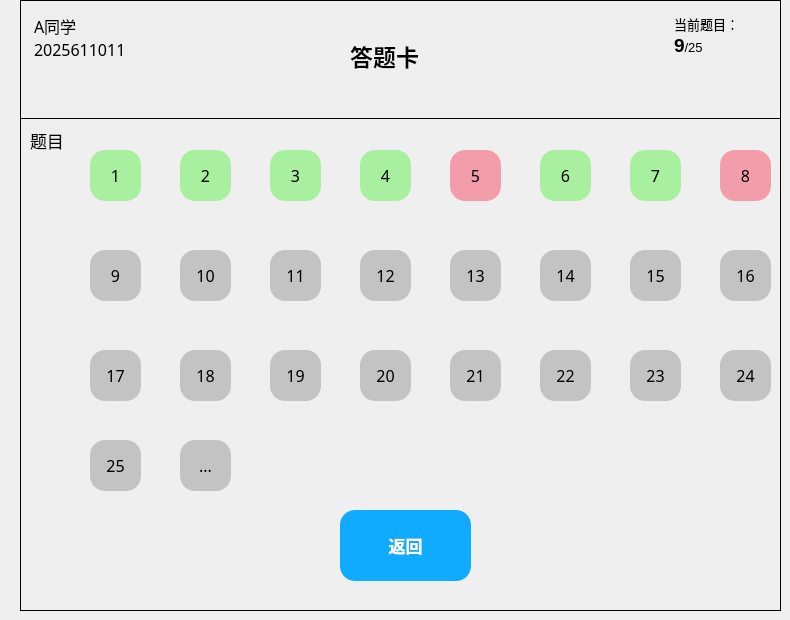
     <widget class="QWidget" name="page_12">
      <widget class="QFrame" name="frame_3">
       <property name="geometry">
        <rect>
         <x>20</x>
         <y>0</y>
         <width>761</width>
         <height>611</height>
        </rect>
       </property>
       <property name="sizePolicy">
        <sizepolicy hsizetype="Expanding" vsizetype="Expanding">
         <horstretch>0</horstretch>
         <verstretch>0</verstretch>
        </sizepolicy>
       </property>
       <property name="cursor">
        <cursorShape>ArrowCursor</cursorShape>
       </property>
       <property name="layoutDirection">
        <enum>Qt::LeftToRight</enum>
       </property>
       <property name="styleSheet">
        <string notr="true"/>
       </property>
       <property name="frameShape">
        <enum>QFrame::Panel</enum>
       </property>
       <property name="frameShadow">
        <enum>QFrame::Plain</enum>
       </property>
       <widget class="Line" name="line_3">
        <property name="geometry">
         <rect>
          <x>0</x>
          <y>110</y>
          <width>801</width>
          <height>16</height>
         </rect>
        </property>
        <property name="font">
         <font>
          <pointsize>4</pointsize>
         </font>
        </property>
        <property name="frameShadow">
         <enum>QFrame::Plain</enum>
        </property>
        <property name="orientation">
         <enum>Qt::Horizontal</enum>
        </property>
       </widget>
       <widget class="QTextBrowser" name="text_info_3">
        <property name="geometry">
         <rect>
          <x>10</x>
          <y>10</y>
          <width>171</width>
          <height>61</height>
         </rect>
        </property>
        <property name="font">
         <font>
          <family>微软雅黑</family>
          <pointsize>11</pointsize>
         </font>
        </property>
        <property name="styleSheet">
         <string notr="true">background-color: rgb(238, 238, 238);</string>
        </property>
        <property name="frameShape">
         <enum>QFrame::NoFrame</enum>
        </property>
        <property name="html">
         <string>&lt;!DOCTYPE HTML PUBLIC &quot;-//W3C//DTD HTML 4.0//EN&quot; &quot;http://www.w3.org/TR/REC-html40/strict.dtd&quot;&gt;
&lt;html&gt;&lt;head&gt;&lt;meta name=&quot;qrichtext&quot; content=&quot;1&quot; /&gt;&lt;meta charset=&quot;utf-8&quot; /&gt;&lt;style type=&quot;text/css&quot;&gt;
p, li { white-space: pre-wrap; }
hr { height: 1px; border-width: 0; }
li.unchecked::marker { content: &quot;\2610&quot;; }
li.checked::marker { content: &quot;\2612&quot;; }
&lt;/style&gt;&lt;/head&gt;&lt;body style=&quot; font-family:'微软雅黑'; font-size:11pt; font-weight:400; font-style:normal;&quot;&gt;
&lt;p style=&quot; margin-top:0px; margin-bottom:0px; margin-left:0px; margin-right:0px; -qt-block-indent:0; text-indent:0px;&quot;&gt;&lt;span style=&quot; font-family:'SimSun'; font-size:12pt;&quot;&gt;A同学&lt;/span&gt;&lt;/p&gt;
&lt;p style=&quot; margin-top:0px; margin-bottom:0px; margin-left:0px; margin-right:0px; -qt-block-indent:0; text-indent:0px;&quot;&gt;&lt;span style=&quot; font-family:'SimSun'; font-size:12pt;&quot;&gt;2025611011&lt;/span&gt;&lt;/p&gt;&lt;/body&gt;&lt;/html&gt;</string>
        </property>
       </widget>
       <widget class="QTextBrowser" name="exercise_current_3">
        <property name="geometry">
         <rect>
          <x>650</x>
          <y>10</y>
          <width>101</width>
          <height>81</height>
         </rect>
        </property>
        <property name="font">
         <font>
          <pointsize>9</pointsize>
         </font>
        </property>
        <property name="styleSheet">
         <string notr="true">background-color: rgb(238, 238, 238);</string>
        </property>
        <property name="frameShape">
         <enum>QFrame::NoFrame</enum>
        </property>
        <property name="html">
         <string>&lt;!DOCTYPE HTML PUBLIC &quot;-//W3C//DTD HTML 4.0//EN&quot; &quot;http://www.w3.org/TR/REC-html40/strict.dtd&quot;&gt;
&lt;html&gt;&lt;head&gt;&lt;meta name=&quot;qrichtext&quot; content=&quot;1&quot; /&gt;&lt;meta charset=&quot;utf-8&quot; /&gt;&lt;style type=&quot;text/css&quot;&gt;
p, li { white-space: pre-wrap; }
hr { height: 1px; border-width: 0; }
li.unchecked::marker { content: &quot;\2610&quot;; }
li.checked::marker { content: &quot;\2612&quot;; }
&lt;/style&gt;&lt;/head&gt;&lt;body style=&quot; font-family:'Microsoft YaHei UI'; font-size:9pt; font-weight:400; font-style:normal;&quot;&gt;
&lt;p style=&quot; margin-top:0px; margin-bottom:0px; margin-left:0px; margin-right:0px; -qt-block-indent:0; text-indent:0px;&quot;&gt;&lt;span style=&quot; font-family:'SimSun'; font-size:10pt;&quot;&gt;当前题目：&lt;/span&gt;&lt;/p&gt;
&lt;p style=&quot; margin-top:0px; margin-bottom:0px; margin-left:0px; margin-right:0px; -qt-block-indent:0; text-indent:0px;&quot;&gt;&lt;span style=&quot; font-family:'SimSun'; font-size:14pt; font-weight:600;&quot;&gt;9&lt;/span&gt;&lt;span style=&quot; font-family:'SimSun'; font-size:10pt;&quot;&gt;/25&lt;/span&gt;&lt;/p&gt;
&lt;p style=&quot;-qt-paragraph-type:empty; margin-top:0px; margin-bottom:0px; margin-left:0px; margin-right:0px; -qt-block-indent:0; text-indent:0px; font-family:'SimSun';&quot;&gt;&lt;br /&gt;&lt;/p&gt;&lt;/body&gt;&lt;/html&gt;</string>
        </property>
       </widget>
       <widget class="QPushButton" name="exercise_Q1_3">
        <property name="geometry">
         <rect>
          <x>70</x>
          <y>150</y>
          <width>51</width>
          <height>51</height>
         </rect>
        </property>
        <property name="font">
         <font>
          <family>微软雅黑</family>
          <pointsize>12</pointsize>
         </font>
        </property>
        <property name="styleSheet">
         <string notr="true">QPushButton{
background-color: rgb(168, 239, 160);
border-radius:15px
}
QPushButton:hover{
	background-color: rgb(217, 217, 217);
	border-radius:15px
}
QPushButton:pressed{
	padding-left:5px;
	padding-top:5px;
}</string>
        </property>
        <property name="text">
         <string>1</string>
        </property>
       </widget>
       <widget class="QLabel" name="label_title_3">
        <property name="geometry">
         <rect>
          <x>10</x>
          <y>120</y>
          <width>41</width>
          <height>41</height>
         </rect>
        </property>
        <property name="font">
         <font>
          <family>微软雅黑</family>
          <pointsize>13</pointsize>
         </font>
        </property>
        <property name="styleSheet">
         <string notr="true">border-bottom-left-radius:15px

</string>
        </property>
        <property name="frameShape">
         <enum>QFrame::WinPanel</enum>
        </property>
        <property name="frameShadow">
         <enum>QFrame::Sunken</enum>
        </property>
        <property name="text">
         <string>题目</string>
        </property>
       </widget>
       <widget class="QPushButton" name="exercise_Q2_3">
        <property name="geometry">
         <rect>
          <x>160</x>
          <y>150</y>
          <width>51</width>
          <height>51</height>
         </rect>
        </property>
        <property name="font">
         <font>
          <family>微软雅黑</family>
          <pointsize>12</pointsize>
         </font>
        </property>
        <property name="styleSheet">
         <string notr="true">QPushButton{
background-color: rgb(168, 239, 160);
border-radius:15px
}
QPushButton:hover{
	background-color: rgb(217, 217, 217);
	border-radius:15px
}
QPushButton:pressed{
	padding-left:5px;
	padding-top:5px;
}</string>
        </property>
        <property name="text">
         <string>2</string>
        </property>
       </widget>
       <widget class="QPushButton" name="exercise_Q5_3">
        <property name="geometry">
         <rect>
          <x>430</x>
          <y>150</y>
          <width>51</width>
          <height>51</height>
         </rect>
        </property>
        <property name="font">
         <font>
          <family>微软雅黑</family>
          <pointsize>12</pointsize>
         </font>
        </property>
        <property name="styleSheet">
         <string notr="true">QPushButton{
border-radius:15px;
background-color: rgb(244, 157, 170);
}
QPushButton:hover{
	background-color: rgb(217, 217, 217);
	border-radius:15px
}
QPushButton:pressed{
	padding-left:5px;
	padding-top:5px;
}</string>
        </property>
        <property name="text">
         <string>5</string>
        </property>
       </widget>
       <widget class="QPushButton" name="exercise_Q4_3">
        <property name="geometry">
         <rect>
          <x>340</x>
          <y>150</y>
          <width>51</width>
          <height>51</height>
         </rect>
        </property>
        <property name="font">
         <font>
          <family>微软雅黑</family>
          <pointsize>12</pointsize>
         </font>
        </property>
        <property name="styleSheet">
         <string notr="true">QPushButton{
background-color: rgb(168, 239, 160);
border-radius:15px
}
QPushButton:hover{
	background-color: rgb(217, 217, 217);
	border-radius:15px
}
QPushButton:pressed{
	padding-left:5px;
	padding-top:5px;
}</string>
        </property>
        <property name="text">
         <string>4</string>
        </property>
       </widget>
       <widget class="QPushButton" name="exercise_Q3_3">
        <property name="geometry">
         <rect>
          <x>250</x>
          <y>150</y>
          <width>51</width>
          <height>51</height>
         </rect>
        </property>
        <property name="font">
         <font>
          <family>微软雅黑</family>
          <pointsize>12</pointsize>
         </font>
        </property>
        <property name="styleSheet">
         <string notr="true">QPushButton{
background-color: rgb(168, 239, 160);
border-radius:15px
}
QPushButton:hover{
	background-color: rgb(217, 217, 217);
	border-radius:15px
}
QPushButton:pressed{
	padding-left:5px;
	padding-top:5px;
}</string>
        </property>
        <property name="text">
         <string>3</string>
        </property>
       </widget>
       <widget class="QPushButton" name="exercise_Q7_3">
        <property name="geometry">
         <rect>
          <x>610</x>
          <y>150</y>
          <width>51</width>
          <height>51</height>
         </rect>
        </property>
        <property name="font">
         <font>
          <family>微软雅黑</family>
          <pointsize>12</pointsize>
         </font>
        </property>
        <property name="styleSheet">
         <string notr="true">QPushButton{
background-color: rgb(168, 239, 160);
border-radius:15px
}
QPushButton:hover{
	background-color: rgb(217, 217, 217);
	border-radius:15px
}
QPushButton:pressed{
	padding-left:5px;
	padding-top:5px;
}</string>
        </property>
        <property name="text">
         <string>7</string>
        </property>
       </widget>
       <widget class="QPushButton" name="exercise_Q10_3">
        <property name="geometry">
         <rect>
          <x>160</x>
          <y>250</y>
          <width>51</width>
          <height>51</height>
         </rect>
        </property>
        <property name="font">
         <font>
          <family>微软雅黑</family>
          <pointsize>12</pointsize>
         </font>
        </property>
        <property name="styleSheet">
         <string notr="true">QPushButton{
background-color: rgb(195, 195, 195);
border-radius:15px}
QPushButton:pressed{
	padding-left:5px;
	padding-top:5px;
}
QPushButton:hover{
	background-color: rgb(217, 217, 217);
	border-radius:15px
}</string>
        </property>
        <property name="text">
         <string>10</string>
        </property>
       </widget>
       <widget class="QPushButton" name="exercise_Q9_3">
        <property name="geometry">
         <rect>
          <x>70</x>
          <y>250</y>
          <width>51</width>
          <height>51</height>
         </rect>
        </property>
        <property name="font">
         <font>
          <family>微软雅黑</family>
          <pointsize>12</pointsize>
         </font>
        </property>
        <property name="styleSheet">
         <string notr="true">QPushButton{
background-color: rgb(195, 195, 195);
border-radius:15px}
QPushButton:pressed{
	padding-left:5px;
	padding-top:5px;
}
QPushButton:hover{
	background-color: rgb(217, 217, 217);
	border-radius:15px
}</string>
        </property>
        <property name="text">
         <string>9</string>
        </property>
       </widget>
       <widget class="QPushButton" name="exercise_Q8_3">
        <property name="geometry">
         <rect>
          <x>700</x>
          <y>150</y>
          <width>51</width>
          <height>51</height>
         </rect>
        </property>
        <property name="font">
         <font>
          <family>微软雅黑</family>
          <pointsize>12</pointsize>
         </font>
        </property>
        <property name="styleSheet">
         <string notr="true">QPushButton{
border-radius:15px;
background-color: rgb(244, 157, 170);
}
QPushButton:hover{
	background-color: rgb(217, 217, 217);
	border-radius:15px
}
QPushButton:pressed{
	padding-left:5px;
	padding-top:5px;
}</string>
        </property>
        <property name="text">
         <string>8</string>
        </property>
       </widget>
       <widget class="QPushButton" name="exercise_Q6_3">
        <property name="geometry">
         <rect>
          <x>520</x>
          <y>150</y>
          <width>51</width>
          <height>51</height>
         </rect>
        </property>
        <property name="font">
         <font>
          <family>微软雅黑</family>
          <pointsize>12</pointsize>
         </font>
        </property>
        <property name="styleSheet">
         <string notr="true">QPushButton{
background-color: rgb(168, 239, 160);
border-radius:15px
}
QPushButton:hover{
	background-color: rgb(217, 217, 217);
	border-radius:15px
}
QPushButton:pressed{
	padding-left:5px;
	padding-top:5px;
}</string>
        </property>
        <property name="text">
         <string>6</string>
        </property>
       </widget>
       <widget class="QLabel" name="label_answersheet_3">
        <property name="geometry">
         <rect>
          <x>330</x>
          <y>30</y>
          <width>111</width>
          <height>51</height>
         </rect>
        </property>
        <property name="font">
         <font>
          <family>微软雅黑</family>
          <pointsize>17</pointsize>
          <bold>true</bold>
         </font>
        </property>
        <property name="text">
         <string>答题卡</string>
        </property>
       </widget>
       <widget class="QPushButton" name="exercise_Qmore_3">
        <property name="geometry">
         <rect>
          <x>160</x>
          <y>440</y>
          <width>51</width>
          <height>51</height>
         </rect>
        </property>
        <property name="font">
         <font>
          <family>微软雅黑</family>
          <pointsize>12</pointsize>
         </font>
        </property>
        <property name="styleSheet">
         <string notr="true">QPushButton{
background-color: rgb(195, 195, 195);
border-radius:15px}
QPushButton:hover{
	background-color: rgb(217, 217, 217);
	border-radius:15px
}
QPushButton:pressed{
	padding-left:5px;
	padding-top:5px;
}</string>
        </property>
        <property name="text">
         <string>...</string>
        </property>
       </widget>
       <widget class="QPushButton" name="exercise_Q11_3">
        <property name="geometry">
         <rect>
          <x>250</x>
          <y>250</y>
          <width>51</width>
          <height>51</height>
         </rect>
        </property>
        <property name="font">
         <font>
          <family>微软雅黑</family>
          <pointsize>12</pointsize>
         </font>
        </property>
        <property name="styleSheet">
         <string notr="true">QPushButton{
background-color: rgb(195, 195, 195);
border-radius:15px}
QPushButton:pressed{
	padding-left:5px;
	padding-top:5px;
}
QPushButton:hover{
	background-color: rgb(217, 217, 217);
	border-radius:15px
}</string>
        </property>
        <property name="text">
         <string>11</string>
        </property>
       </widget>
       <widget class="QPushButton" name="exercise_Q12_3">
        <property name="geometry">
         <rect>
          <x>340</x>
          <y>250</y>
          <width>51</width>
          <height>51</height>
         </rect>
        </property>
        <property name="font">
         <font>
          <family>微软雅黑</family>
          <pointsize>12</pointsize>
         </font>
        </property>
        <property name="styleSheet">
         <string notr="true">QPushButton{
background-color: rgb(195, 195, 195);
border-radius:15px}
QPushButton:pressed{
	padding-left:5px;
	padding-top:5px;
}
QPushButton:hover{
	background-color: rgb(217, 217, 217);
	border-radius:15px
}</string>
        </property>
        <property name="text">
         <string>12</string>
        </property>
       </widget>
       <widget class="QPushButton" name="exercise_Q17_3">
        <property name="geometry">
         <rect>
          <x>70</x>
          <y>350</y>
          <width>51</width>
          <height>51</height>
         </rect>
        </property>
        <property name="font">
         <font>
          <family>微软雅黑</family>
          <pointsize>12</pointsize>
         </font>
        </property>
        <property name="styleSheet">
         <string notr="true">QPushButton{
background-color: rgb(195, 195, 195);
border-radius:15px}
QPushButton:pressed{
	padding-left:5px;
	padding-top:5px;
}
QPushButton:hover{
	background-color: rgb(217, 217, 217);
	border-radius:15px
}</string>
        </property>
        <property name="text">
         <string>17</string>
        </property>
       </widget>
       <widget class="QPushButton" name="exercise_Q18_3">
        <property name="geometry">
         <rect>
          <x>160</x>
          <y>350</y>
          <width>51</width>
          <height>51</height>
         </rect>
        </property>
        <property name="font">
         <font>
          <family>微软雅黑</family>
          <pointsize>12</pointsize>
         </font>
        </property>
        <property name="styleSheet">
         <string notr="true">QPushButton{
background-color: rgb(195, 195, 195);
border-radius:15px}
QPushButton:pressed{
	padding-left:5px;
	padding-top:5px;
}
QPushButton:hover{
	background-color: rgb(217, 217, 217);
	border-radius:15px
}</string>
        </property>
        <property name="text">
         <string>18</string>
        </property>
       </widget>
       <widget class="QPushButton" name="exercise_Q19_3">
        <property name="geometry">
         <rect>
          <x>250</x>
          <y>350</y>
          <width>51</width>
          <height>51</height>
         </rect>
        </property>
        <property name="font">
         <font>
          <family>微软雅黑</family>
          <pointsize>12</pointsize>
         </font>
        </property>
        <property name="styleSheet">
         <string notr="true">QPushButton{
background-color: rgb(195, 195, 195);
border-radius:15px}
QPushButton:pressed{
	padding-left:5px;
	padding-top:5px;
}
QPushButton:hover{
	background-color: rgb(217, 217, 217);
	border-radius:15px
}</string>
        </property>
        <property name="text">
         <string>19</string>
        </property>
       </widget>
       <widget class="QPushButton" name="exercise_Q14_3">
        <property name="geometry">
         <rect>
          <x>520</x>
          <y>250</y>
          <width>51</width>
          <height>51</height>
         </rect>
        </property>
        <property name="font">
         <font>
          <family>微软雅黑</family>
          <pointsize>12</pointsize>
         </font>
        </property>
        <property name="styleSheet">
         <string notr="true">QPushButton{
background-color: rgb(195, 195, 195);
border-radius:15px}
QPushButton:pressed{
	padding-left:5px;
	padding-top:5px;
}
QPushButton:hover{
	background-color: rgb(217, 217, 217);
	border-radius:15px
}</string>
        </property>
        <property name="text">
         <string>14</string>
        </property>
       </widget>
       <widget class="QPushButton" name="exercise_Q13_3">
        <property name="geometry">
         <rect>
          <x>430</x>
          <y>250</y>
          <width>51</width>
          <height>51</height>
         </rect>
        </property>
        <property name="font">
         <font>
          <family>微软雅黑</family>
          <pointsize>12</pointsize>
         </font>
        </property>
        <property name="styleSheet">
         <string notr="true">QPushButton{
background-color: rgb(195, 195, 195);
border-radius:15px}
QPushButton:pressed{
	padding-left:5px;
	padding-top:5px;
}
QPushButton:hover{
	background-color: rgb(217, 217, 217);
	border-radius:15px
}</string>
        </property>
        <property name="text">
         <string>13</string>
        </property>
       </widget>
       <widget class="QPushButton" name="exercise_Q22_3">
        <property name="geometry">
         <rect>
          <x>520</x>
          <y>350</y>
          <width>51</width>
          <height>51</height>
         </rect>
        </property>
        <property name="font">
         <font>
          <family>微软雅黑</family>
          <pointsize>12</pointsize>
         </font>
        </property>
        <property name="styleSheet">
         <string notr="true">QPushButton{
background-color: rgb(195, 195, 195);
border-radius:15px}
QPushButton:pressed{
	padding-left:5px;
	padding-top:5px;
}
QPushButton:hover{
	background-color: rgb(217, 217, 217);
	border-radius:15px
}</string>
        </property>
        <property name="text">
         <string>22</string>
        </property>
       </widget>
       <widget class="QPushButton" name="exercise_Q21_3">
        <property name="geometry">
         <rect>
          <x>430</x>
          <y>350</y>
          <width>51</width>
          <height>51</height>
         </rect>
        </property>
        <property name="font">
         <font>
          <family>微软雅黑</family>
          <pointsize>12</pointsize>
         </font>
        </property>
        <property name="styleSheet">
         <string notr="true">QPushButton{
background-color: rgb(195, 195, 195);
border-radius:15px}
QPushButton:pressed{
	padding-left:5px;
	padding-top:5px;
}
QPushButton:hover{
	background-color: rgb(217, 217, 217);
	border-radius:15px
}</string>
        </property>
        <property name="text">
         <string>21</string>
        </property>
       </widget>
       <widget class="QPushButton" name="exercise_Q20_3">
        <property name="geometry">
         <rect>
          <x>340</x>
          <y>350</y>
          <width>51</width>
          <height>51</height>
         </rect>
        </property>
        <property name="font">
         <font>
          <family>微软雅黑</family>
          <pointsize>12</pointsize>
         </font>
        </property>
        <property name="styleSheet">
         <string notr="true">QPushButton{
background-color: rgb(195, 195, 195);
border-radius:15px}
QPushButton:pressed{
	padding-left:5px;
	padding-top:5px;
}
QPushButton:hover{
	background-color: rgb(217, 217, 217);
	border-radius:15px
}</string>
        </property>
        <property name="text">
         <string>20</string>
        </property>
       </widget>
       <widget class="QPushButton" name="exercise_Q16_3">
        <property name="geometry">
         <rect>
          <x>700</x>
          <y>250</y>
          <width>51</width>
          <height>51</height>
         </rect>
        </property>
        <property name="font">
         <font>
          <family>微软雅黑</family>
          <pointsize>12</pointsize>
         </font>
        </property>
        <property name="styleSheet">
         <string notr="true">QPushButton{
background-color: rgb(195, 195, 195);
border-radius:15px}
QPushButton:pressed{
	padding-left:5px;
	padding-top:5px;
}
QPushButton:hover{
	background-color: rgb(217, 217, 217);
	border-radius:15px
}</string>
        </property>
        <property name="text">
         <string>16</string>
        </property>
       </widget>
       <widget class="QPushButton" name="exercise_Q15_3">
        <property name="geometry">
         <rect>
          <x>610</x>
          <y>250</y>
          <width>51</width>
          <height>51</height>
         </rect>
        </property>
        <property name="font">
         <font>
          <family>微软雅黑</family>
          <pointsize>12</pointsize>
         </font>
        </property>
        <property name="styleSheet">
         <string notr="true">QPushButton{
background-color: rgb(195, 195, 195);
border-radius:15px}
QPushButton:pressed{
	padding-left:5px;
	padding-top:5px;
}
QPushButton:hover{
	background-color: rgb(217, 217, 217);
	border-radius:15px
}</string>
        </property>
        <property name="text">
         <string>15</string>
        </property>
       </widget>
       <widget class="QPushButton" name="exercise_Q23_3">
        <property name="geometry">
         <rect>
          <x>610</x>
          <y>350</y>
          <width>51</width>
          <height>51</height>
         </rect>
        </property>
        <property name="font">
         <font>
          <family>微软雅黑</family>
          <pointsize>12</pointsize>
         </font>
        </property>
        <property name="styleSheet">
         <string notr="true">QPushButton{
background-color: rgb(195, 195, 195);
border-radius:15px}
QPushButton:pressed{
	padding-left:5px;
	padding-top:5px;
}
QPushButton:hover{
	background-color: rgb(217, 217, 217);
	border-radius:15px
}</string>
        </property>
        <property name="text">
         <string>23</string>
        </property>
       </widget>
       <widget class="QPushButton" name="exercise_Q25_3">
        <property name="geometry">
         <rect>
          <x>70</x>
          <y>440</y>
          <width>51</width>
          <height>51</height>
         </rect>
        </property>
        <property name="font">
         <font>
          <family>微软雅黑</family>
          <pointsize>12</pointsize>
         </font>
        </property>
        <property name="styleSheet">
         <string notr="true">QPushButton{
background-color: rgb(195, 195, 195);
border-radius:15px}
QPushButton:pressed{
	padding-left:5px;
	padding-top:5px;
}
QPushButton:hover{
	background-color: rgb(217, 217, 217);
	border-radius:15px
}</string>
        </property>
        <property name="text">
         <string>25</string>
        </property>
       </widget>
       <widget class="QPushButton" name="exercise_Q24_3">
        <property name="geometry">
         <rect>
          <x>700</x>
          <y>350</y>
          <width>51</width>
          <height>51</height>
         </rect>
        </property>
        <property name="font">
         <font>
          <family>微软雅黑</family>
          <pointsize>12</pointsize>
         </font>
        </property>
        <property name="styleSheet">
         <string notr="true">QPushButton{
background-color: rgb(195, 195, 195);
border-radius:15px}
QPushButton:pressed{
	padding-left:5px;
	padding-top:5px;
}
QPushButton:hover{
	background-color: rgb(217, 217, 217);
	border-radius:15px
}</string>
        </property>
        <property name="text">
         <string>24</string>
        </property>
       </widget>
       <widget class="QPushButton" name="answer_sheet_back_1">
        <property name="geometry">
         <rect>
          <x>320</x>
          <y>510</y>
          <width>131</width>
          <height>71</height>
         </rect>
        </property>
        <property name="font">
         <font>
          <family>微软雅黑</family>
          <pointsize>13</pointsize>
          <bold>true</bold>
          <underline>false</underline>
         </font>
        </property>
        <property name="cursor">
         <cursorShape>PointingHandCursor</cursorShape>
        </property>
        <property name="styleSheet">
         <string notr="true">QPushButton{
	background-color: rgb(16, 171, 255);
	color: rgb(255, 255, 255);
	border-radius:15px

}
QPushButton:pressed{
	padding-left:5px;
	padding-top:5px;
}</string>
        </property>
        <property name="text">
         <string>返回</string>
        </property>
       </widget>
      </widget>
     </widget>
